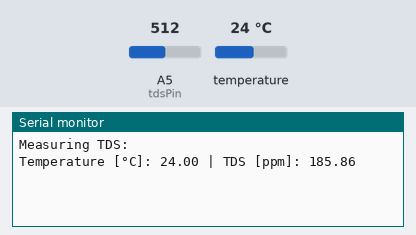
The sketch below on a simulated Arduino Uno, built with avr-gcc and run on an emulated ATmega328P. On the bench: the last lines printed to the serial monitor. Inputs (shaded band) come from the test bench; at power-on: A5 (tdsPin) = 512, temperature 24 °C.

Above: at 3.2 s.
3.3 s: A5 (tdsPin) set to 0
At 4.2 s:
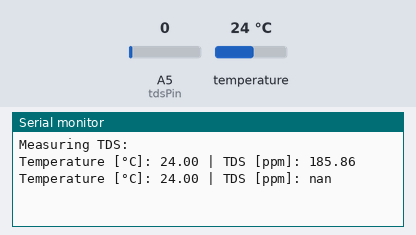
5.8 s: temperature set to 12 °C
At 6.5 s:
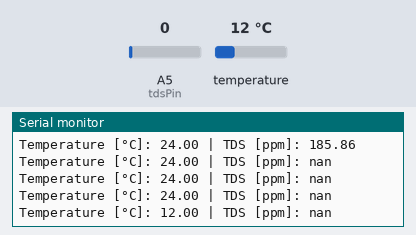
7.3 s: temperature set to 19 °C
At 7.9 s:
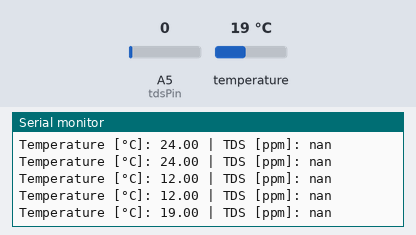
8.8 s: A5 (tdsPin) set to 122
At 9.7 s:
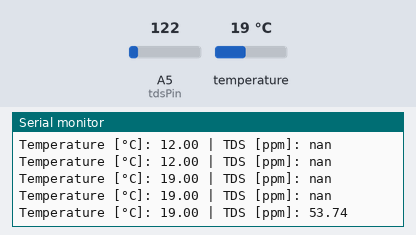
Timing chart, 0 to 11.3 s (numbered marks = the images above; inputs shaded):
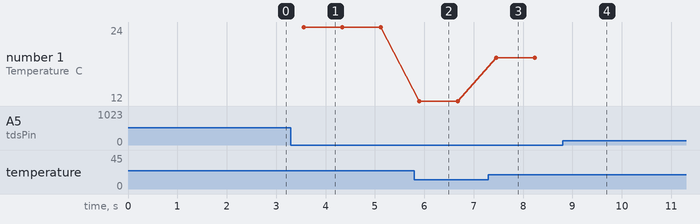

The sketch:

tds.ino
```cpp
// Julia Steiwer, 29. Dec. 2024
// Read TDS value from SKU:SEN0244 sensor by DFRobot with ESP32. Temperature correction is included.

// Libraries
#include <OneWire.h>
#include <DallasTemperature.h>

// Temperature
#define ONE_WIRE_BUS 7 // pin where the data wire is plugged into
OneWire oneWire(ONE_WIRE_BUS);
DallasTemperature sensors(&oneWire);

// -- total dissolved solids (TDS)
#define tdsPin 5
int tdsSensorValue = 0;
float tdsValue = 0;
float tdsVoltage = 0;

void setup() {
  // put your setup code here, to run once:
  Serial.begin(115200); // baud rate for ESP32
  delay(2000);
  Serial.println("Measuring TDS: ");
}

void loop() {
  // put your main code here, to run repeatedly:

  // -- DS18B20 Temperature
  sensors.begin(); // start up the sensor library
  sensors.requestTemperatures(); // Send the command to get temperatures
  float tempC = sensors.getTempCByIndex(0); // there's only one temperature sensor so we can index to it

  // -- TDS (total dissolved solids)
  // #include "GravityTDS.h" only works with Arduino UNO and not with ESP32; since I was too lazy to rewrite the library so I put everything here.
  tdsSensorValue = analogRead(tdsPin);
  tdsVoltage = tdsSensorValue*(3.3/4096.0);
  float compensationCoefficient=1.0+0.02*(tempC-25.0);    //temperature compensation formula: fFinalResult(25^C) = fFinalResult(current)/(1.0+0.02*(fTP-25.0));
  float compVoltage=tdsVoltage/compensationCoefficient;
  tdsValue=(133.42/compVoltage*compVoltage*compVoltage - 255.86*compVoltage*compVoltage + 857.39*compVoltage)*0.5;

  // Print out the results:
  Serial.print("Temperature [°C]: ");
  Serial.print(tempC);
  Serial.print(" | TDS [ppm]: ");
  Serial.println(tdsValue);
}

// Julia Steiwer, 29. Dec. 2024
```

Measured:
- after the input at 3.3 s, the serial monitor: prints a new line after 0.26 s (image 1)
- after the input at 5.8 s, the serial monitor: prints a new line after 0.10 s (image 2)
- after the input at 7.3 s, the serial monitor: prints a new line after 0.16 s (image 3)
- after the input at 8.8 s, the serial monitor: prints a new line after 0.22 s (image 4)
- plotted number 1: 24 → 12 after the input at 5.8 s, 12 → 19 after the input at 7.3 s
